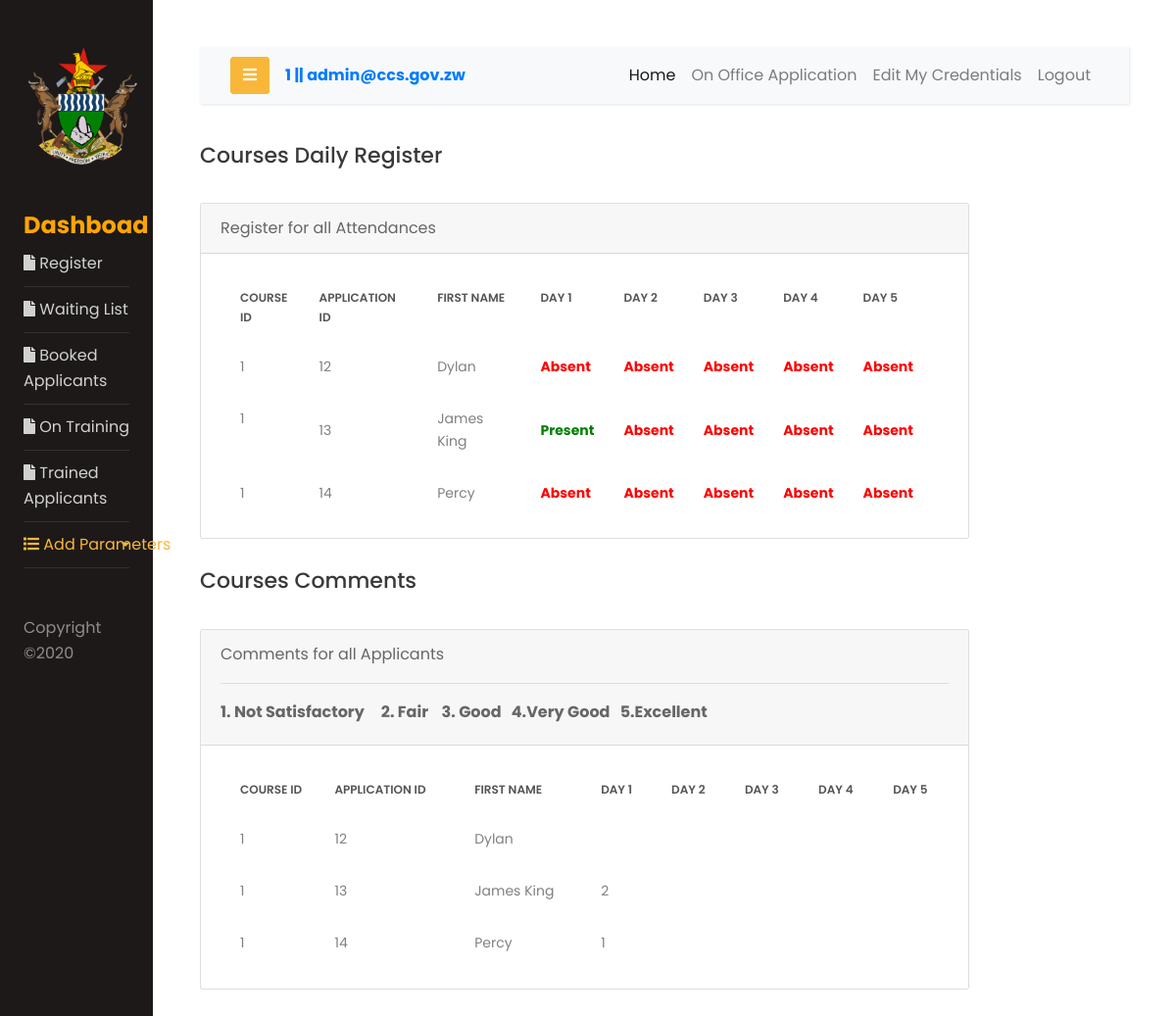
/admin/today.php (signed in), run on the app's committed database.
### tables this page shows
CREATE TABLE `weeklyregister` (
  `applicationID` int(20) NOT NULL,
  `course` int(10) NOT NULL,
  `day1` int(5) DEFAULT NULL,
  `day2` int(5) DEFAULT NULL,
  `day3` int(5) DEFAULT NULL,
  `day4` int(5) DEFAULT NULL,
  `day5` int(5) DEFAULT NULL
);

CREATE TABLE `applications` (
  `applicationID` int(20) NOT NULL,
  `firstname` varchar(50) NOT NULL,
  `surname` varchar(30) NOT NULL,
  `IDnumber` varchar(20) NOT NULL,
  `DOB` date NOT NULL,
  `sex` varchar(10) NOT NULL,
  `address` varchar(60) DEFAULT NULL,
  `phoneNumber` varchar(15) DEFAULT NULL,
  `email` varchar(50) DEFAULT NULL,
  `course` int(20) NOT NULL,
  `startingDate` date DEFAULT NULL,
  `finishingDate` date DEFAULT NULL,
  `category` varchar(30) DEFAULT NULL,
  `ministry` int(10) DEFAULT NULL,
  `designation` varchar(30) DEFAULT NULL,
  `status` varchar(30) DEFAULT NULL
);

CREATE TABLE `comments` (
  `applicationID` int(20) NOT NULL,
  `courseID` int(80) DEFAULT NULL,
  `day1` int(5) DEFAULT NULL,
  `day2` int(5) DEFAULT NULL,
  `day3` int(5) DEFAULT NULL,
  `day4` int(5) DEFAULT NULL,
  `day5` int(5) DEFAULT NULL
);

### admin/today.php (the view, shortened to what this page needs)
<!DOCTYPE html>
<html lang="en">
<head>
    <link rel="stylesheet" href="fonts/css/font-awesome.min.css" />
        <link rel="stylesheet" href="css/style.css">
    <link href="css/font-face.css" rel="stylesheet" media="all">
    <link href="vendor/font-awesome-4.7/css/font-awesome.min.css" rel="stylesheet" media="all">
    <link href="vendor/font-awesome-5/css/fontawesome-all.min.css" rel="stylesheet" media="all">
    <link href="vendor/mdi-font/css/material-design-iconic-font.min.css" rel="stylesheet" media="all">
    <link href="vendor/bootstrap-4.1/bootstrap.min.css" rel="stylesheet" media="all">
    <link href="vendor/animsition/animsition.min.css" rel="stylesheet" media="all">
    <link href="vendor/bootstrap-progressbar/bootstrap-progressbar-3.3.4.min.css" rel="stylesheet" media="all">
    <link href="vendor/wow/animate.css" rel="stylesheet" media="all">
    <link href="vendor/css-hamburgers/hamburgers.min.css" rel="stylesheet" media="all">
    <link href="vendor/slick/slick.css" rel="stylesheet" media="all">
    <link href="vendor/select2/select2.min.css" rel="stylesheet" media="all">
    <link href="vendor/perfect-scrollbar/perfect-scrollbar.css" rel="stylesheet" media="all">
    <link href="css/theme.css" rel="stylesheet" media="all">
<body>
<?php
include_once 'header.php';
include_once 'php/conn.php';  ?>
    <div class="row">
        <div class="col-md-10">
            <h2 class="title-5 m-b-35">Courses Daily Register</h2>
            <div class="card">
                <div class="card-header">Register for all Attendances</div>
                    <div class="card-body card-block">
                        <div class="table-responsive table-responsive-data2">
                        <table class="table table-data2">
                            <thead>
                                <tr>
                                    <th>Course ID</th>
                                    <th>Application ID</th>
                                    <th>First Name</th>
                                    <th>Day 1</th>
                                    <th>Day 2</th>
                                    <th>Day 3</th>
                                    <th>Day 4</th>
                                    <th>Day 5</th>
                                </tr>
                            </thead>
                            <tbody>
                                    <?php
                                    include_once 'php/conn.php';
                                    $select = mysqli_query($conn,"SELECT a.firstname, w.applicationID, w.course,  w.day1, w.day2, w.day3, w.day4, w.day5
                                                                  from weeklyregister w, applications a
                                                                  where w.applicationID = a.applicationID
                                                                  and w.course = a.course ");
                                    if (mysqli_num_rows($select) > 0) {
                                        $rows = mysqli_num_rows($select);
                                        for ($i=0; $i < $rows; $i++) {
                                            $id = mysqli_fetch_assoc($select);
                                            $fname = $id['firstname'];
                                            $app_id = $id['applicationID'];
                                            $course = $id['course'];
                                            $day1 = $id['day1'];
                                            $day2 = $id['day2'];
                                            $day3 = $id['day3'];
                                            $day4 = $id['day4'];
                                            $day5 = $id['day5'];
                                    ?>
                                    <tr>
                                        <td> <?php echo $course; ?></td>
                                        <td> <?php echo $app_id; ?></td>
                                        <td> <?php echo $fname; ?></td>
                                        <td> <?php echo $dayVal = ($day1 == 1)? "<b style='color: green;'>Present</b>" :"<b style='color: red;'>Absent</b>"; ?></td>
                                        <td> <?php echo $dayVa2 = ($day2 == 1)? "<b style='color: green;'>Present</b>" :"<b style='color: red;'>Absent</b>"; ?></td>
                                        <td> <?php echo $dayVa3 = ($day3 == 1)? "<b style='color: green;'>Present</b>" :"<b style='color: red;'>Absent</b>"; ?></td>
                                        <td> <?php echo $dayVa4 = ($day4 == 1)? "<b style='color: green;'>Present</b>" :"<b style='color: red;'>Absent</b>"; ?></td>
                                        <td> <?php echo $dayVa5 = ($day5 == 1)? "<b style='color: green;'>Present</b>" :"<b style='color: red;'>Absent</b>"; ?></td>
                                    </tr>
                                    <?php
                                        }
                                    }
                                    ?>
                            </tbody>
                        </table>
                        </div>
                    </div>
                </div>
            </div>
        </div>
      <div class="row">
        <div class="col-md-10">
            <h2 class="title-5 m-b-35">Courses Comments</h2>
            <div class="card">
                <div class="card-header">Comments for all Applicants
                    <hr>
                    <b><label> 1. Not Satisfactory &nbsp; &nbsp; 2. Fair &nbsp;&nbsp; 3. Good &nbsp;&nbsp;4.Very Good &nbsp;&nbsp;5.Excellent </label></b>
                </div>
                    <div class="card-body card-block">
                        <div class="table-responsive table-responsive-data2">
                        <table class="table table-data2">
                            <thead>
                                <tr>
                                    <th>Course ID</th>
                                    <th>Application ID</th>
                                    <th>First Name</th>
                                    <th>Day 1</th>
                                    <th>Day 2</th>
                                    <th>Day 3</th>
                                    <th>Day 4</th>
                                    <th>Day 5</th>
                                </tr>
                            </thead>
                            <tbody>
                                    <?php
                                    include_once 'php/conn.php';
                                    $select = mysqli_query($conn,"SELECT c.applicationID, a.firstname, a.course, c.courseID, c.day1, c.day2, c.day3, c.day4, c.day5
                                                                  from comments c, applications a
                                                                  where c.applicationID = a.applicationID ");
                                    if (mysqli_num_rows($select) > 0) {
                                        $rows = mysqli_num_rows($select);
                                        for ($i=0; $i < $rows; $i++) {
                                            $id = mysqli_fetch_assoc($select);
                                            $fname = $id['firstname'];
                                            $app_id = $id['applicationID'];
                                            $course = $id['course'];
                                            $day1 = $id['day1'];
                                            $day2 = $id['day2'];
                                            $day3 = $id['day3'];
                                            $day4 = $id['day4'];
                                            $day5 = $id['day5'];
                                    ?>
                                    <tr>
                                        <td> <?php echo $course; ?></td>
                                        <td> <?php echo $app_id; ?></td>
                                        <td> <?php echo $fname; ?></td>
                                        <td> <?php echo $day1; ?></td>
                                        <td> <?php echo $day2; ?></td>
                                        <td> <?php echo $day3; ?></td>
                                        <td> <?php echo $day4; ?></td>
                                        <td> <?php echo $day5; ?></td>
                                    </tr>
                                    <?php
                                        }
                                    }
                                    ?>
                           </tbody>
                        </table>
                        </div>
                    </div>
                </div>
            </div>
        </div>
    </div>
</div>
</body>
</html>

### admin/header.php (shortened to what this page needs)
<?php
$email = $_SESSION['email'];
$role = $_SESSION['role'];
?>
		<div class="wrapper d-flex align-items-stretch">
			<nav id="sidebar">
				<div class="p-4 pt-5">
		  		<a href="#" class="img logo rounded-circle mb-5" style="background-image: url(images/zim.png);"></a>
            <a href="application.php" class="active text-warning"> <h3 style="color: orange; " >Dashboad</h3></a>
	        <ul class="list-unstyled components mb-5">
            <li>
                <a href="today.php"> <i class="fa fa-file"></i>  Register</a>
            </li>
            <li>
                <a href="application.php"><i class="fa fa-file"></i> Waiting List</a>
            </li>
            <li>
                <a href="bookedApplications.php"> <i class="fa fa-file"></i>  Booked Applicants</a>
            </li>
            <li>
                <a href="ontraining.php"> <i class="fa fa-file"></i>  On Training</a>
            </li>
             <li>
                <a href="trained.php"> <i class="fa fa-file"></i>  Trained Applicants</a>
            </li>
            <li class="active">
              <a href="#homeSubmenuu" data-toggle="collapse" aria-expanded="false" class="dropdown-toggle"><i class="fa fa-list"></i> <span> Add Parameters</span></a>
            </li>
	        </ul>
            <div class="footer">
                <p>
                Copyright &copy;<script>document.write(new Date().getFullYear());</script> <i class="icon-heart" aria-hidden="true"></i><a href="" target="_blank"></a>
                      </p>
            </div>
	      </div>
    	</nav>
      <div id="content" class="p-4 p-md-5">
        <nav class="navbar navbar-expand-lg navbar-light bg-light">
          <div class="container-fluid">
            <button type="button" id="sidebarCollapse" class="btn btn-primary">
              <i class="fa fa-bars"></i>
            </button>
                    <strong><a class="nav-link" href="#"><?php echo $role.' || '.$email;?></a></strong>
            <div class="collapse navbar-collapse" id="navbarSupportedContent">
              <ul class="nav navbar-nav ml-auto">
                <li class="nav-item active">
                    <a class="nav-link" href="#">Home</a>
                </li>
                <li class="nav-item">
                    <a class="nav-link" href="registration.php">On Office Application</a>
                </li>
                <li class="nav-item">
                    <a class="nav-link" href="#">Edit My Credentials</a>
                </li>
                <li class="nav-item">
                    <a class="nav-link" href="php/logout.php">Logout</a>
                </li>
              </ul>
            </div>
          </div>
        </nav>

### data on the page
weeklyregister: course "1", applicationID "12", applications.firstname "Dylan", shows "Absent", day2 "Absent"
weeklyregister: course "1", applicationID "13", applications.firstname "James King", day1 "Present"
weeklyregister: course "1", applicationID "14", applications.firstname "Percy", day1 "Absent"
applications: course "1", firstname "Dylan"
comments: applicationID "12"
comments: applications.course "1", applicationID "13", applications.firstname "James King", day1 "2"
comments: applications.course "1", applicationID "14", applications.firstname "Percy", day1 "1"

### other printed values
$role "1"
$email "admin@ccs.gov.zw"
